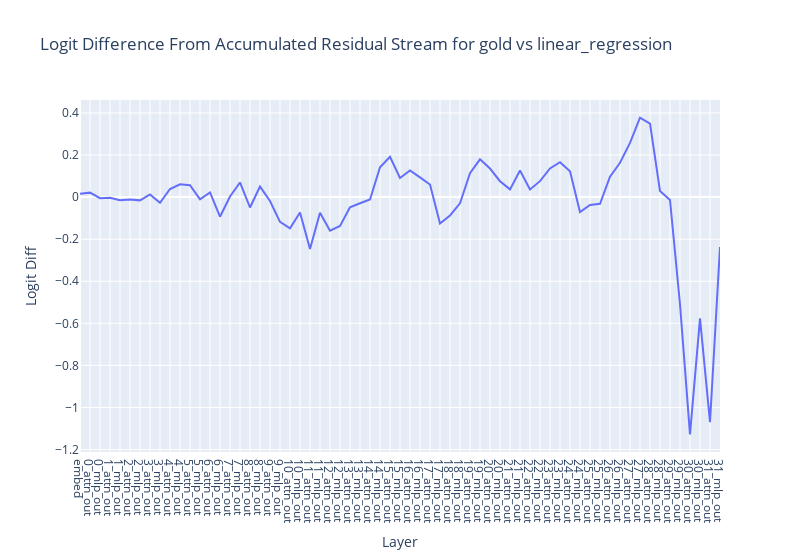
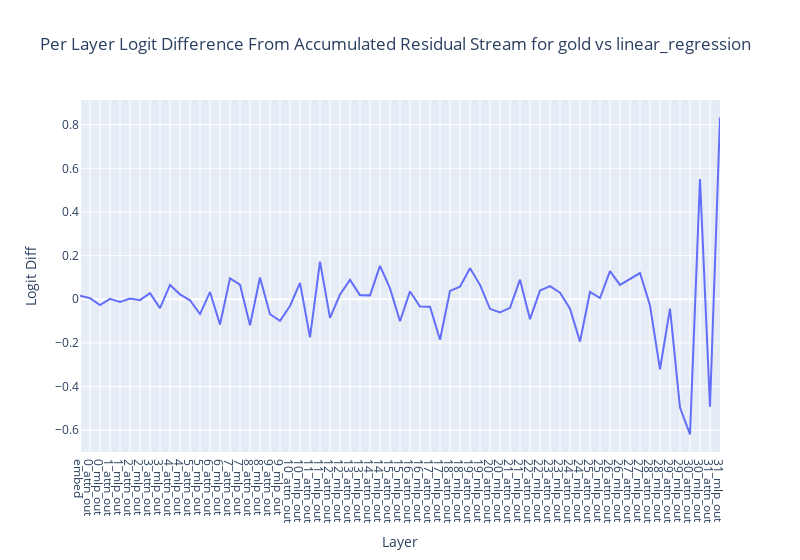

These figures' notebook cell, in order:
### Code cell
model.clear_contexts()
linreg_tokens = linreg_tokens.to('cpu')
linreg_logits = linreg_logits.to('cpu')
linreg_cache = linreg_cache.to('cpu')

# Verify all datasets have the same comparison names
base_comparison_names = linreg_data_store[0]["comparison_names"]
all_match = all(dataset["comparison_names"] == base_comparison_names for dataset in linreg_data_store[1:])
assert all_match, "Mismatch in comparison names across datasets."

# Extract comparison names from the first dataset
token_pairs_names = base_comparison_names.copy()

# Extract token pairs across all datasets for each comparison
token_pairs = [
    t.stack([dataset["token_pairs"][i] for dataset in linreg_data_store])[0]
    for i in range(len(token_pairs_names))
]

logger.info(f"Number of comparisons: {len(token_pairs_names)}")
logger.info(f"Number of token_pairs: {len(token_pairs)}")

# Iterate over token pairs and generate plots
for i, token_pair in enumerate(token_pairs):
    logger.info(f"Processing comparison {i}: {token_pairs_names[i]}")
    token_pair = token_pair.to('cpu')

    # Print token pair shape for debugging
    print(f"Token pair shape: {token_pair.shape}")

    def logits_to_ave_logit_diff(
        logits: Float[Tensor, "batch seq d_vocab"],
        answer_tokens: Float[Tensor, "batch 2"] = token_pair,
        per_prompt: bool = False
    ) -> Float[Tensor, "*batch"]:
        '''
        Returns logit difference between the correct and incorrect answer.

        If per_prompt=True, return the array of differences rather than the average.
        '''
        # Extract token IDs for correct and incorrect answers
        correct = answer_tokens[:, 0]  # Correct token IDs
        incorrect = answer_tokens[:, 1]  # Incorrect token IDs

        # Extract logits for the final token in the sequence
        final_logits = logits[:, -1, :]  # Shape: (batch, d_vocab)

        # Get logits for the correct and incorrect answers
        correct_logits = final_logits[t.arange(final_logits.size(0)), correct]  # Shape: (batch,)
        incorrect_logits = final_logits[t.arange(final_logits.size(0)), incorrect]  # Shape: (batch,)

        # Calculate logit difference
        logit_diff = correct_logits - incorrect_logits  # Shape: (batch,)

        if per_prompt:
            return logit_diff  # Return per-prompt logit differences
        else:
            return logit_diff.mean()  # Return mean logit difference over the batch

    original_per_prompt_diff = logits_to_ave_logit_diff(linreg_logits, token_pair, per_prompt=True)
    logger.debug(f"Per prompt logit difference for comparison '{token_pairs_names[i]}': {original_per_prompt_diff}")
    original_average_logit_diff = logits_to_ave_logit_diff(linreg_logits, token_pair)
    logger.debug(f"Average logit difference for comparison '{token_pairs_names[i]}': {original_average_logit_diff}")

    # Retrieve final residual stream
    final_residual_stream: Float[Tensor, "batch seq d_model"] = linreg_cache["resid_post", -1]
    logger.debug(f"Final residual stream shape: {final_residual_stream.shape}")
    final_token_residual_stream: Float[Tensor, "batch d_model"] = final_residual_stream[:, -1, :]

    # Compute residual directions
    pair_residual_directions = model.tokens_to_residual_directions(token_pair.to('cpu'))  # [batch 2 d_model]
    logger.debug(f"Answer residual directions shape: {pair_residual_directions.shape}")

    correct_residual_directions, incorrect_residual_directions = pair_residual_directions.unbind(dim=1)
    logit_diff_directions = correct_residual_directions - incorrect_residual_directions  # [batch d_model]
    logger.debug(f"Logit difference directions shape: {logit_diff_directions.shape}")

    def residual_stack_to_logit_diff(
        residual_stack: Float[Tensor, "... batch d_model"],
        cache: ActivationCache,
        logit_diff_directions: Float[Tensor, "batch d_model"] = logit_diff_directions,
    ) -> Float[Tensor, "..."]:
        '''
        Gets the avg logit difference between the correct and incorrect answer for a given
        stack of components in the residual stream.
        '''
        # Apply LayerNorm scaling (to just the final sequence position)
        scaled_residual_stream = cache.apply_ln_to_stack(residual_stack, layer=-1, pos_slice=-1)

        logit_diff_directions = logit_diff_directions.to(dtype=scaled_residual_stream.dtype)

        logit_diff_directions = logit_diff_directions.to('cpu')

        logger.debug(f"Scaled residual stream shape: {scaled_residual_stream.shape}")
        logger.debug(f"Logit diff directions shape: {logit_diff_directions.shape}")

        # Projection
        batch_size = residual_stack.size(-2)
        avg_logit_diff = einops.einsum(
            scaled_residual_stream,
            logit_diff_directions,
            "... batch d_model, batch d_model -> ..."
        ) / batch_size
        return avg_logit_diff

    # Verify residual stack computation
    t.testing.assert_close(
        residual_stack_to_logit_diff(final_token_residual_stream.to(t.float32), linreg_cache.to(t.float32)),
        original_average_logit_diff.to(t.float32),
        rtol=5e-3,  # Increased tolerance
        atol=5e-3
    )

    # Accumulate residuals
    accumulated_residual, labels = linreg_cache.accumulated_resid(layer=-1, incl_mid=True, pos_slice=-1, return_labels=True)
    # accumulated_residual has shape (component, batch, d_model)

    logit_lens_logit_diffs: Float[Tensor, "component"] = residual_stack_to_logit_diff(accumulated_residual, linreg_cache)
    # Convert to half precision
    logit_lens_logit_diffs = logit_lens_logit_diffs.half()

    per_layer_residual, labels = linreg_cache.decompose_resid(layer=-1, pos_slice=-1, return_labels=True)
    per_layer_logit_diffs = residual_stack_to_logit_diff(per_layer_residual, linreg_cache)

    # # # Generate plot
    line(
        logit_lens_logit_diffs,
        hovermode="x unified",
        title=f"Logit Difference From Accumulated Residual Stream for {token_pairs_names[i]}",
        labels={"x": "Layer", "y": "Logit Diff"},
        xaxis_tickvals=labels,
        width=800
    )

    line(
        per_layer_logit_diffs,
        hovermode="x unified",
        title=f"Per Layer Logit Difference From Accumulated Residual Stream for {token_pairs_names[i]}",
        labels={"x": "Layer", "y": "Logit Diff"},
        xaxis_tickvals=labels,
        width=800
    )
    model = model.to("cpu")
    linreg_cache = linreg_cache.to("cpu")
    per_head_residual, labels = linreg_cache.stack_head_results(layer=-1, pos_slice=-1, return_labels=True)
    per_head_residual = per_head_residual.to("cpu")
    per_head_residual = einops.rearrange(
        per_head_residual,
        "(layer head) ... -> layer head ...",
        layer=model.cfg.n_layers
    )
    per_head_logit_diffs = residual_stack_to_logit_diff(per_head_residual, linreg_cache)

    imshow(
        per_head_logit_diffs,
        labels={"x":"Head", "y":"Layer"},
        title="Logit Difference From Each Head",
        width=600
    )
    # # Save the logit lens plot
    # fig = line(
    #     logit_lens_logit_diffs,
    #     hovermode="x unified", 
    #     title=f"Logit Difference From Accumulated Residual Stream for {token_pairs_names[i]}",
    #     labels={"x": "Layer", "y": "Logit Diff"},
    #     xaxis_tickvals=labels,
    #     width=800,
    #     return_fig=True
    # )
    # # Save the file, creating it if it doesn't exist
    # output_path = f"../docs/logit_lens_{token_pairs_names[i].replace(' ', '_')}.html"
    # with open(output_path, 'w') as f:
    #     fig.write_html(f)
        # Create the plot
    # fig = create_logit_lens_plot(
    #     logit_lens_logit_diffs,
    #     labels,
    #     token_pairs_names[i]
    # )
    
    # # Save just the plot HTML
    # output_path = f"../docs/logit_lens_{token_pairs_names[i].replace(' ', '_')}.html"
    # with open(output_path, 'w') as f:
    #     f.write(fig.to_html(
    #         full_html=False,
    #         include_plotlyjs='cdn',
    #         config={'displayModeBar': False}
    #     ))
    # plot_html = create_logit_lens_plot(
    #     logit_lens_logit_diffs,
    #     labels,
    #     token_pairs_names[i]
    # )
    
    # # Save just the plot HTML
    # output_path = f"../docs/logit_lens_{token_pairs_names[i].replace(' ', '_')}.html"
    # with open(output_path, 'w') as f:
    #     f.write(plot_html)

### Figure 1 — Plotly figure (JSON) as saved in the notebook; plotly's stock layout.template omitted (floating-point values rounded to 4 significant figures)
{"data": [{"hovertemplate": "Layer=%{x}<br>Logit Diff=%{y}<extra></extra>", "legendgroup": "", "line": {"color": "#636efa", "dash": "solid"}, "marker": {"symbol": "circle"}, "mode": "lines", "name": "", "orientation": "v", "showlegend": false, "type": "scatter", "x": [0, 1, 2, 3, 4, 5, 6, 7, 8, 9, 10, 11, 12, 13, 14, 15, 16, 17, 18, 19, 20, 21, 22, 23, 24, 25, 26, 27, 28, 29, 30, 31, 32, 33, 34, 35, 36, 37, 38, 39, 40, 41, 42, 43, 44, 45, 46, 47, 48, 49, 50, 51, 52, 53, 54, 55, 56, 57, 58, 59, 60, 61, 62, 63, 64], "xaxis": "x", "y": [0.01605, 0.02126, -0.005394, -0.003616, -0.01532, -0.01167, -0.01546, 0.01286, -0.02744, 0.03851, 0.06119, 0.05664, -0.01096, 0.02217, -0.09314, 0.002817, 0.06964, -0.04938, 0.05002, -0.01839, -0.1175, -0.1481, -0.07281, -0.2469, -0.07434, -0.1593, -0.1373, -0.04843, -0.02945, -0.01141, 0.1416, 0.1917, 0.09106, 0.127, 0.09381, 0.05991, -0.1255, -0.08728, -0.02928, 0.1132, 0.1794, 0.1357, 0.07568, 0.03677, 0.1268, 0.03595, 0.07581, 0.136, 0.1661, 0.1227, -0.07098, -0.03735, -0.03165, 0.09717, 0.1631, 0.2578, 0.3779, 0.3496, 0.02919, -0.01319, -0.5093, -1.128, -0.5767, -1.069, -0.2372], "yaxis": "y"}], "layout": {"hovermode": "x unified", "legend": {"tracegroupgap": 0}, "title": {"text": "Logit Difference From Accumulated Residual Stream for gold vs linear_regression"}, "width": 800, "xaxis": {"anchor": "y", "domain": [0, 1], "tickmode": "array", "ticktext": ["embed", "0_attn_out", "0_mlp_out", "1_attn_out", "1_mlp_out", "2_attn_out", "2_mlp_out", "3_attn_out", "3_mlp_out", "4_attn_out", "4_mlp_out", "5_attn_out", "5_mlp_out", "6_attn_out", "6_mlp_out", "7_attn_out", "7_mlp_out", "8_attn_out", "8_mlp_out", "9_attn_out", "9_mlp_out", "10_attn_out", "10_mlp_out", "11_attn_out", "11_mlp_out", "12_attn_out", "12_mlp_out", "13_attn_out", "13_mlp_out", "14_attn_out", "14_mlp_out", "15_attn_out", "15_mlp_out", "16_attn_out", "16_mlp_out", "17_attn_out", "17_mlp_out", "18_attn_out", "18_mlp_out", "19_attn_out", "19_mlp_out", "20_attn_out", "20_mlp_out", "21_attn_out", "21_mlp_out", "22_attn_out", "22_mlp_out", "23_attn_out", "23_mlp_out", "24_attn_out", "24_mlp_out", "25_attn_out", "25_mlp_out", "26_attn_out", "26_mlp_out", "27_attn_out", "27_mlp_out", "28_attn_out", "28_mlp_out", "29_attn_out", "29_mlp_out", "30_attn_out", "30_mlp_out", "31_attn_out", "31_mlp_out"], "tickvals": [0, 1, 2, 3, 4, 5, 6, 7, 8, 9, 10, 11, 12, 13, 14, 15, 16, 17, 18, 19, 20, 21, 22, 23, 24, 25, 26, 27, 28, 29, 30, 31, 32, 33, 34, 35, 36, 37, 38, 39, 40, 41, 42, 43, 44, 45, 46, 47, 48, 49, 50, 51, 52, 53, 54, 55, 56, 57, 58, 59, 60, 61, 62, 63, 64], "title": {"text": "Layer"}}, "yaxis": {"anchor": "x", "domain": [0, 1], "title": {"text": "Logit Diff"}}}}

### Figure 2 — Plotly figure (JSON) as saved in the notebook; plotly's stock layout.template omitted (floating-point values rounded to 4 significant figures)
{"data": [{"hovertemplate": "Layer=%{x}<br>Logit Diff=%{y}<extra></extra>", "legendgroup": "", "line": {"color": "#636efa", "dash": "solid"}, "marker": {"symbol": "circle"}, "mode": "lines", "name": "", "orientation": "v", "showlegend": false, "type": "scatter", "x": [0, 1, 2, 3, 4, 5, 6, 7, 8, 9, 10, 11, 12, 13, 14, 15, 16, 17, 18, 19, 20, 21, 22, 23, 24, 25, 26, 27, 28, 29, 30, 31, 32, 33, 34, 35, 36, 37, 38, 39, 40, 41, 42, 43, 44, 45, 46, 47, 48, 49, 50, 51, 52, 53, 54, 55, 56, 57, 58, 59, 60, 61, 62, 63, 64], "xaxis": "x", "y": [0.01606, 0.005182, -0.02664, 0.001787, -0.01171, 0.003657, -0.003781, 0.02831, -0.04031, 0.06594, 0.02265, -0.004524, -0.06758, 0.03315, -0.1153, 0.09591, 0.06685, -0.1191, 0.09946, -0.06845, -0.0991, -0.03054, 0.07521, -0.1742, 0.1727, -0.08499, 0.02193, 0.08886, 0.01895, 0.01802, 0.153, 0.05007, -0.1006, 0.03598, -0.03316, -0.03387, -0.1853, 0.03821, 0.05807, 0.1424, 0.06625, -0.04371, -0.06001, -0.039, 0.08998, -0.09089, 0.0399, 0.06028, 0.03008, -0.04336, -0.1938, 0.03373, 0.005764, 0.1288, 0.06592, 0.09454, 0.1203, -0.02841, -0.3206, -0.04241, -0.496, -0.6189, 0.5512, -0.4926, 0.8322], "yaxis": "y"}], "layout": {"hovermode": "x unified", "legend": {"tracegroupgap": 0}, "title": {"text": "Per Layer Logit Difference From Accumulated Residual Stream for gold vs linear_regression"}, "width": 800, "xaxis": {"anchor": "y", "domain": [0, 1], "tickmode": "array", "ticktext": ["embed", "0_attn_out", "0_mlp_out", "1_attn_out", "1_mlp_out", "2_attn_out", "2_mlp_out", "3_attn_out", "3_mlp_out", "4_attn_out", "4_mlp_out", "5_attn_out", "5_mlp_out", "6_attn_out", "6_mlp_out", "7_attn_out", "7_mlp_out", "8_attn_out", "8_mlp_out", "9_attn_out", "9_mlp_out", "10_attn_out", "10_mlp_out", "11_attn_out", "11_mlp_out", "12_attn_out", "12_mlp_out", "13_attn_out", "13_mlp_out", "14_attn_out", "14_mlp_out", "15_attn_out", "15_mlp_out", "16_attn_out", "16_mlp_out", "17_attn_out", "17_mlp_out", "18_attn_out", "18_mlp_out", "19_attn_out", "19_mlp_out", "20_attn_out", "20_mlp_out", "21_attn_out", "21_mlp_out", "22_attn_out", "22_mlp_out", "23_attn_out", "23_mlp_out", "24_attn_out", "24_mlp_out", "25_attn_out", "25_mlp_out", "26_attn_out", "26_mlp_out", "27_attn_out", "27_mlp_out", "28_attn_out", "28_mlp_out", "29_attn_out", "29_mlp_out", "30_attn_out", "30_mlp_out", "31_attn_out", "31_mlp_out"], "tickvals": [0, 1, 2, 3, 4, 5, 6, 7, 8, 9, 10, 11, 12, 13, 14, 15, 16, 17, 18, 19, 20, 21, 22, 23, 24, 25, 26, 27, 28, 29, 30, 31, 32, 33, 34, 35, 36, 37, 38, 39, 40, 41, 42, 43, 44, 45, 46, 47, 48, 49, 50, 51, 52, 53, 54, 55, 56, 57, 58, 59, 60, 61, 62, 63, 64], "title": {"text": "Layer"}}, "yaxis": {"anchor": "x", "domain": [0, 1], "title": {"text": "Logit Diff"}}}}
